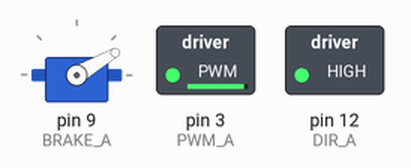
Recording of a sketch running on a simulated Arduino Uno, built with avr-gcc and run on an emulated ATmega328P. Shown: servo, switched loads named in the sketch (green lamp = pin HIGH). What the sketch prints to the serial monitor is not drawn. At 10.4 s the program stops and its outputs stay as they are.

Above: at 0.1 s.
At 2.1 s:
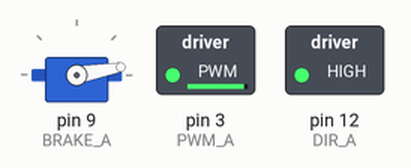
At 6.3 s:
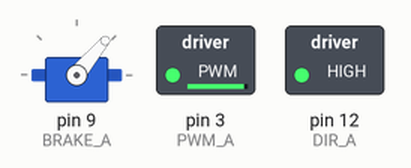
At 10.5 s:
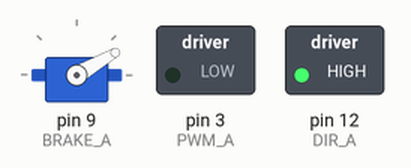
Timing chart, 0 to 11.9 s (numbered marks = the images above):
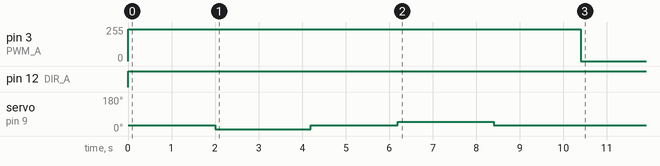

Measured:
- by itself, pin 3 (PWM_A): 0/255 → 240/255 at 0.00 s, → 0/255 10.4 s later
- by itself, pin 12 (DIR_A): LOW → HIGH at 0.00 s
- by itself, servo on pin 9 (BRAKE_A): 30° → 10° at 2.0 s, → 30° 2.2 s later, → 50° 2.0 s later, → 30° 2.2 s later

The sketch:

motor.ino
```cpp
#include <Servo.h>

Servo myservo;  // create servo object to control a servo
// twelve servo objects can be created on most boards


const int
PWM_A   = 3,
DIR_A   = 12,
BRAKE_A = 9,
SNS_A   = A0;


void setup() {
  // Configure the A output
  pinMode(BRAKE_A, OUTPUT);  // Brake pin on channel A
  pinMode(DIR_A, OUTPUT);    // Direction pin on channel A

  // Open Serial communication
  Serial.begin(9600);
  Serial.println("Motor shield DC motor Test:\n");

  myservo.attach(9);  // attaches the servo on pin 9 to the servo object
  Serial.begin(9600);

}

int x=30;
int dir=1;

void loop() {

      // Set the outputs to run the motor forward

        myservo.write(x);

        digitalWrite(BRAKE_A, LOW);  // setting brake LOW disable motor brake
        digitalWrite(DIR_A, HIGH);   // setting direction to HIGH the motor will spin forward

        analogWrite(PWM_A, 240);     // Set the speed of the motor, 255 is the maximum value
        delay(2000);                 // hold the motor at full speed for 5 seconds

        myservo.write(10);
        delay(2200);
        myservo.write(x);
        delay(2000);

        myservo.write(50);
        delay(2200);
        myservo.write(x);
        delay(2000);

        analogWrite(PWM_A, 0);

        while(1);
      // Brake the motor
      /*
        Serial.println("Start braking\n");
        // raising the brake pin the motor will stop faster than the stop by inertia
        digitalWrite(BRAKE_A, HIGH);  // raise the brake
        delay(500);
      */
      // Set the outputs to run the motor backward
       /*
        Serial.println("Backward");
        digitalWrite(BRAKE_A, LOW);  // setting againg the brake LOW to disable motor brake
        digitalWrite(DIR_A, LOW);    // now change the direction to backward setting LOW the DIR_A pin

        analogWrite(PWM_A, 50);     // Set the speed of the motor

        delay(2000);
        Serial.print("current consumption backward: ");
        Serial.println(analogRead(SNS_A));

        // now stop the motor by inertia, the motor will stop slower than with the brake function
        analogWrite(PWM_A, 0);       // turn off power to the motor

        Serial.print("current brake: ");
        Serial.println(analogRead(A0));
        Serial.println("End of the motor shield test with DC motors. Thank you!");
      */


}
```
